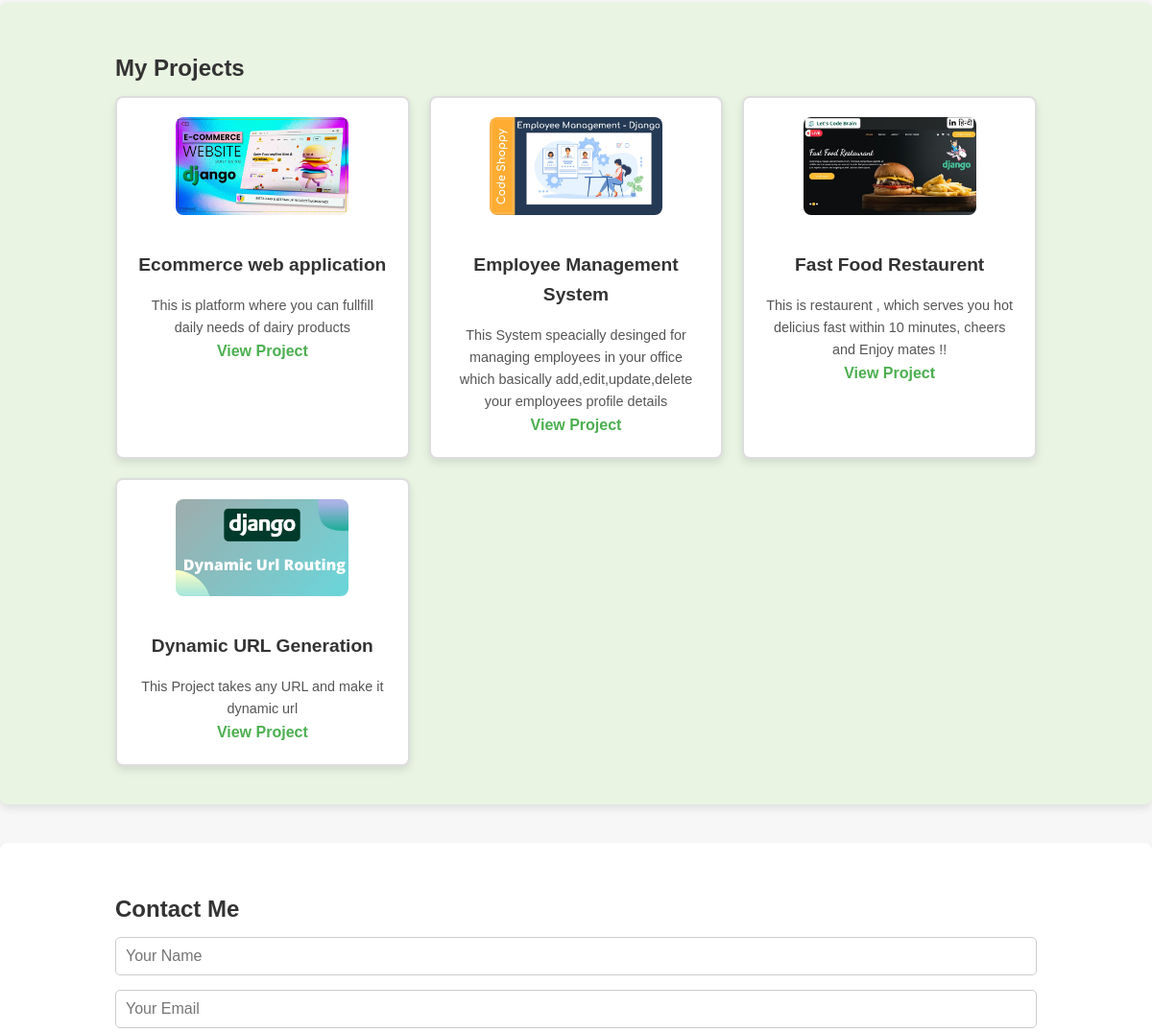
Before: / (middle part) with the older database file.
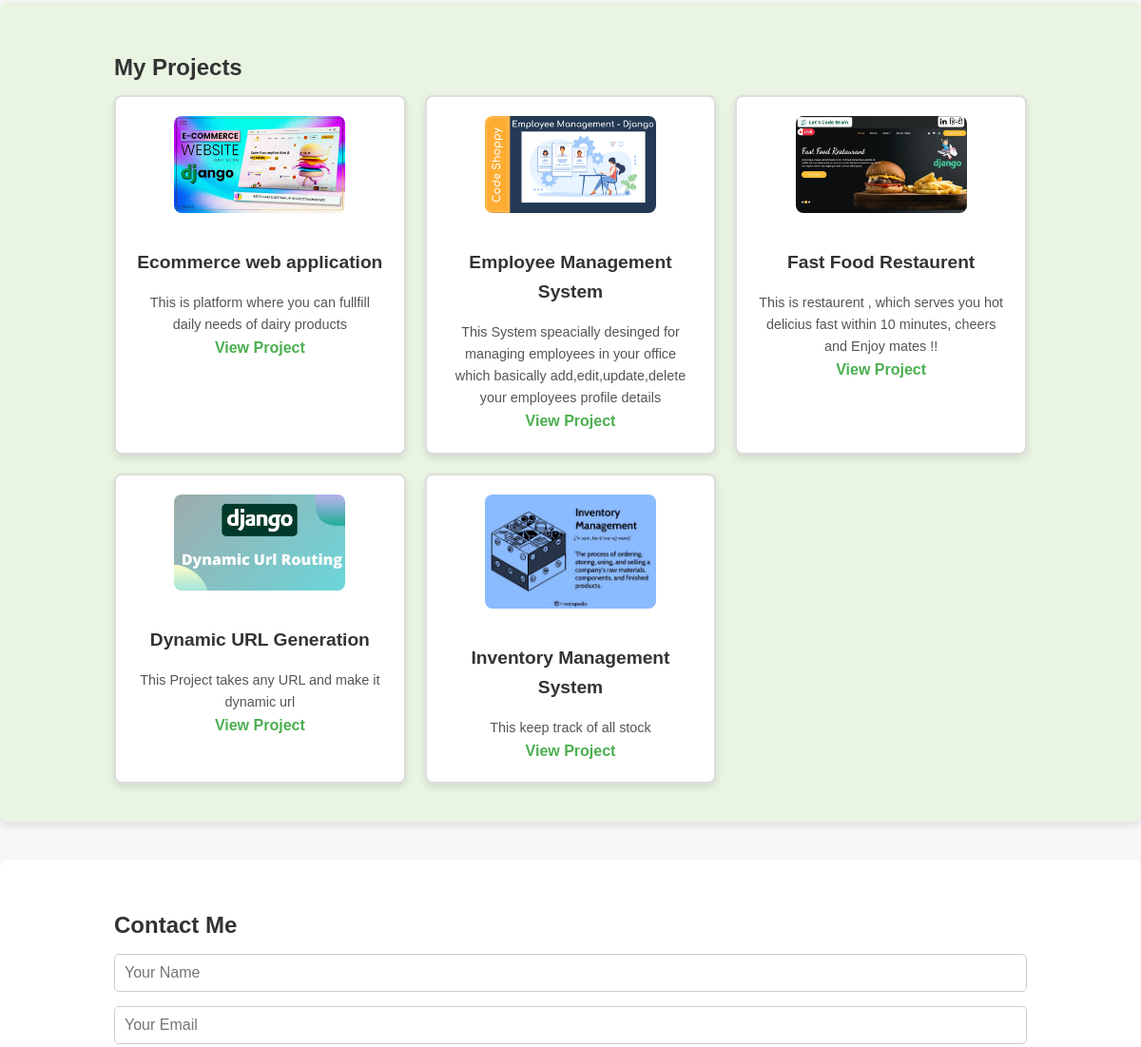
After: the same page with the newer database file.
### app/models.py (models this page shows, shortened)
class Project(models.Model):
    title = models.CharField(max_length=200)
    description = models.TextField()
    image = models.ImageField(upload_to='projects/')
    link = models.URLField(blank=True, null=True)

### app/views.py (the view)
# urls.py: path('', views.portfolio_view, name='portfolio'),  # Portfolio main page
def portfolio_view(request):
    projects = Project.objects.all()
    return render(request, 'portfolio.html', {'projects': projects})

### app/templates/portfolio.html (shortened to what this page needs)
{% extends 'base.html' %}
{% block content %}
    <section id="projects">
        <h2>My Projects</h2>
        <div class="projects">
            {% for project in projects %}
                <div class="project-card">
                    <img src="{{ project.image.url }}" alt="{{ project.title }}">
                    <h3>{{ project.title }}</h3>
                    <p>{{ project.description }}</p>
                    {% if project.link %}
                        <a href="{{ project.link }}" target="_blank">View Project</a>
                    {% endif %}
                </div>
            {% endfor %}
        </div>
    </section>
    <section id="contact">
        <h2>Contact Me</h2>
        <form action="#" method="POST">
            <input type="text" name="name" placeholder="Your Name" required>
            <input type="email" name="email" placeholder="Your Email" required>
        </form>
    </section>
    {% load static %}
    <link rel="stylesheet" href="{% static 'portfolio.css' %}">
{% endblock %}

Changed rows visible on the page:
added Project: image (picture), title "Inventory Management System", description "This keep track of all stock"
